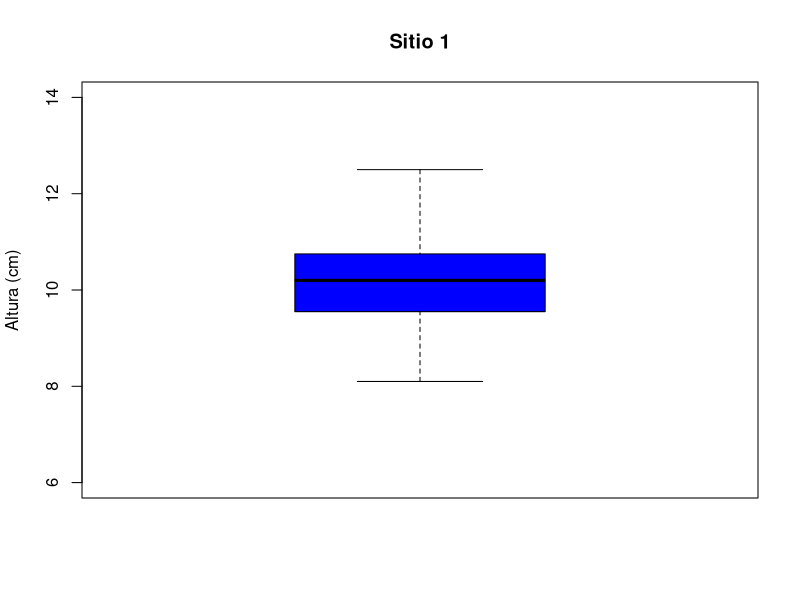

Recreate this plot in R.
# Diego David Flores Cadena
# 21/08/2023
# Matricula: 2070509


# Importar datos ----------------------------------------------------------
# Funcion read.csv (sirve para importar datos csv a R)
setwd("C:/Repositorio_GIT_DiegoFlores/Met.ES/Codigos")
mediciones <-read.csv("mediciones.csv", header = TRUE)
head(mediciones) # Funcion head (sirve para ver los primeros 6 datos)

# Descriptivas ------------------------------------------------------------
# medidas de tendencia central media, mediana, rango

mean(mediciones$Altura) #Media
median(mediciones$Altura) #Mediana
range(mediciones$Altura) #Rango
fivenum(mediciones$Altura) #Representa los 5 numeros del boxplot

# medidas de dispersión desviacion estándar, varianza

sd(mediciones$Altura)
var(mediciones$Altura)


# Gráficas ----------------------------------------------------------------

boxplot(mediciones$Altura,col = "blue", ylab = "Altura (cm)", main = "Sitio 1", ylim = c(6,14))


# Hipótesis ---------------------------------------------------------------

# xobs 10.17 vs xteo=11
# Todos los cedros no alcanzaron los 11 cm.
# El valor de alfa referencia es 0.05

# Procedimiento -----------------------------------------------------------
# Aplicar la función de t.test (Nunca se pone la media, se ponen los datos de origen)
t.test(mediciones$Altura,mu=11)
# "df" significa grados de libertad
t.test(mediciones$Altura,mu=10.5)
t.test(mediciones$Altura,mu=10.6)
t.test(mediciones$Altura,mu=10.55)


# Replicabilidad ----------------------------------------------------------

# Guardar la prueba de ten un objeto llamado "prueba"
prueba<-t.test(mediciones$Altura, mu=11)

# Conocer los grados de libertad
prueba$parameter

# Conocer el p-value
prueba$p.value
# Se acepta la H1
# Conocer los intervalos de confianza
prueba$conf.int
